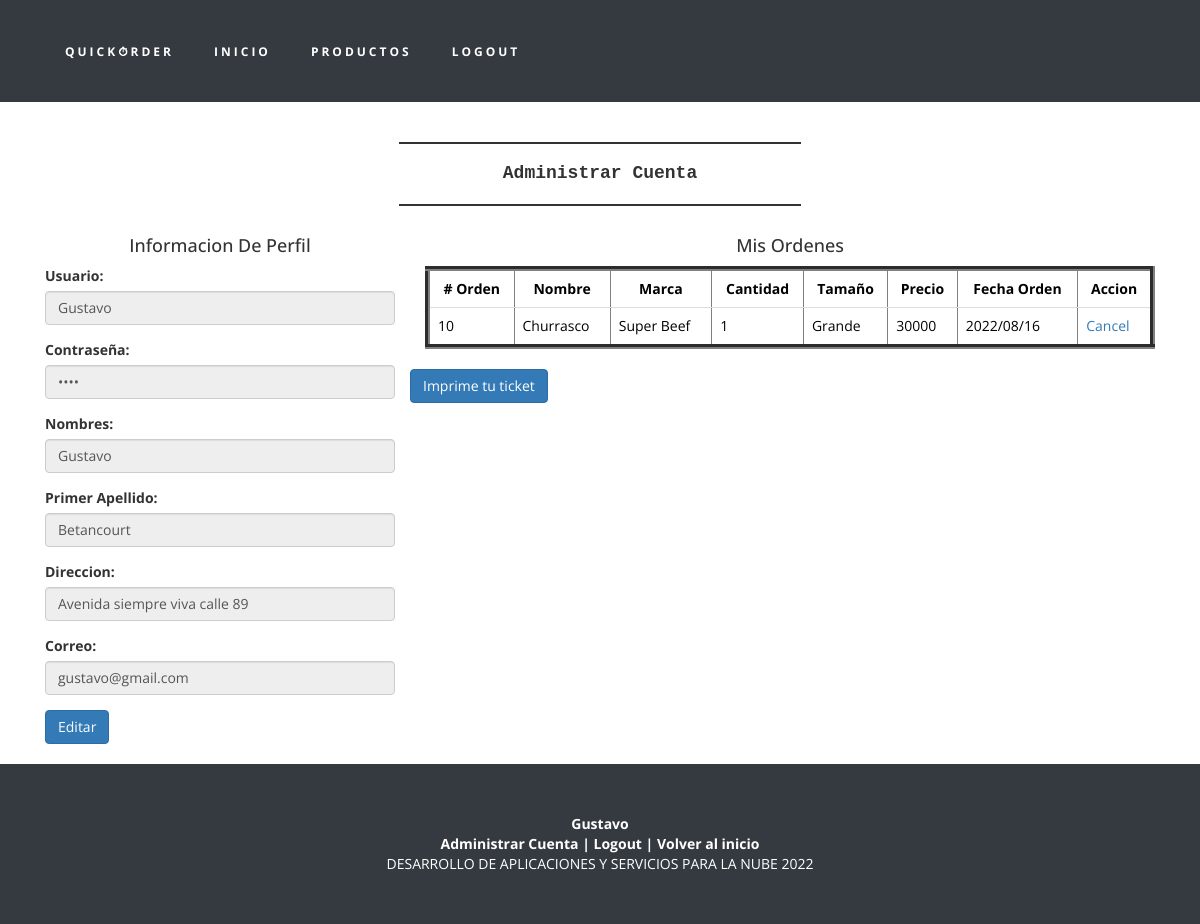
The app's page /CuentaManejo.php (signed in) with its own data.
### tables this page shows
CREATE TABLE `usuarios` (
  `CustomerID` int(11) NOT NULL,
  `Username` varchar(30) DEFAULT NULL,
  `Password` varchar(30) DEFAULT NULL,
  `Role` varchar(30) DEFAULT NULL,
  `nombres` varchar(30) DEFAULT NULL,
  `apellidos` varchar(30) DEFAULT NULL,
  `direccion` varchar(30) DEFAULT NULL,
  `correo` varchar(30) DEFAULT NULL
);

CREATE TABLE `ordenes` (
  `OrderID` int(11) NOT NULL,
  `ProductID` int(11) DEFAULT NULL,
  `CustomerID` int(11) DEFAULT NULL,
  `adicionales` varchar(30) DEFAULT NULL,
  `detalle` varchar(30) DEFAULT NULL,
  `fechapedido` varchar(30) DEFAULT NULL
);

CREATE TABLE `productos` (
  `ProductID` int(11) NOT NULL,
  `nombre` varchar(30) DEFAULT NULL,
  `marca` varchar(30) DEFAULT NULL,
  `tamano` varchar(30) DEFAULT NULL,
  `adicional` varchar(30) DEFAULT NULL,
  `precio` varchar(30) DEFAULT NULL,
  `categoria` varchar(30) DEFAULT NULL,
  `nombimagen` varchar(50) DEFAULT NULL,
  `imagen` longblob DEFAULT NULL
);

### CuentaManejo.php (the view, shortened to what this page needs)
<!DOCTYPE html>
<html lang="en">
<head>
    <link href="css/bootstrap.min.css" rel="stylesheet">
    <link href="css/business-casual.css" rel="stylesheet">
	<?php
		require 'Connection.php';
		$Username = null;
		if(!empty($_SESSION["Username"]))
		{
			$Username = $_SESSION["Username"];
		}
		$sql = "select * from usuarios where Username = '".$Username."' and Password = '".$_SESSION['Password']."'";
		$Res = mysqli_query($Conn,$sql);
		while($Rows = mysqli_fetch_array($Res))
		{
			$C_ID = $Rows[0];
			$C_Username = $Rows[1];
			$C_Password = $Rows[3];
			$C_nombres = $Rows[4];
			$C_apellidos = $Rows[5];
			$C_direccion = $Rows[6];
			$C_correo = $Rows[7];
		}
	?>
</head>
<body>
    <nav class="navbar navbar-default" role="navigation">
        <div class="container">
            <div class="collapse navbar-collapse" id="bs-example-navbar-collapse-1">
                <ul class="nav navbar-nav">
                	<li><a href="#">Quick⏱rder</a></li>
                	<li><a href="index.php">Inicio</a></li>
					<li><a href="productos.php">Productos</a></li>
					<?php if($Username == null){echo '<li><a href="Login.php?Role=User">Ingresar</a></li>';} else {echo '<li><a href="Logout.php">Logout</a></li>';} ?>
                </ul>
            </div>
        </div>
    </nav>
    <div class="container">
        <div class="row">
            <div class="box">
                <div class="col-lg-12">
						<hr>
						<h2 class="intro-text text-center">Administrar Cuenta</h2>
						<hr>
					<div class="col-md-4">
							<form role="form" action="Register.php?ActionType=Edit&Loc=MA&ID=<?php echo $C_ID; ?>" method="POST">
							<h4 style="text-align: center">Informacion De Perfil</h4>
							<div class="form-group">
							  <label for="username">Usuario:</label>
							  <input type="text" name="Username" class="form-control" id="Username" value="<?php echo $C_Username; ?>" disabled>
							</div>
							<div class="form-group">
							  <label for="Password">Contraseña:</label>
							  <input type="Password" name="Password" class="form-control" id="Password" value="<?php echo $C_Password; ?>" disabled>
							</div>
							<div class="form-group">
							  <label for="nombres">Nombres:</label>
							  <input type="text" name="nombres" class="form-control" id="nombres" value="<?php echo $C_nombres; ?>" disabled>
							</div>
							<div class="form-group">
							  <label for="apellidos">Primer Apellido:</label>
							  <input type="text" name="apellidos" class="form-control" id="apellidos" value="<?php echo $C_apellidos; ?>" disabled>
							</div>
							<div class="form-group">
							  <label for="direccion">Direccion:</label>
							  <input type="text" name="direccion" class="form-control" id="direccion" value="<?php echo $C_direccion; ?>" disabled>
							</div>
							<div class="form-group">
							  <label for="correo">Correo:</label>
							  <input type="correo" name="correo" class="form-control" id="correo" value="<?php echo $C_correo; ?>" disabled>
							</div>
							<button type="submit" class="btn btn-primary">Editar</button>
						</form>
					</div>
					<div class="col-md-8">
						<h4 style="text-align: center">Mis Ordenes</h4>
						<div class="table-responsive">
							<table border="5px" class="table">
								<tr style="text-align: center; color: Black; font-weight: bold;">
									<td># Orden</td>
									<td>Nombre</td>
									<td>Marca</td>
									<td>Cantidad</td>
									<td>Tamaño</td>
									<td>Precio</td>
									<td>Fecha Orden</td>
									<td>Accion</td>
								</tr>
								<?php
								$sqlI = "SELECT ordenes.OrderID, productos.nombre, productos.marca, ordenes.adicionales, " .
								" ordenes.detalle, productos.precio, ordenes.fechapedido FROM productos RIGHT JOIN " .
								" ordenes on ordenes.ProductID = productos.ProductID WHERE ordenes.CustomerID = $C_ID ORDER BY ordenes.OrderID";
								$Resulta = mysqli_query($Conn,$sqlI);
								while($Rows = mysqli_fetch_array($Resulta)):;
								?>
								<tr style="color: black">
								<td><?php echo $Rows[0]; ?></td>
								<td><?php echo $Rows[1]; ?></td>
								<td><?php echo $Rows[2]; ?></td>
								<td><?php echo $Rows[3]; ?></td>
								<td><?php echo $Rows[4]; ?></td>
								<td><?php echo $Rows[5]; ?></td>
								<td><?php echo $Rows[6]; ?></td>
								<td>
								<a href="#" onclick="OrderOnclick(<?php echo $Rows[0]; ?>);">Cancel</a>
								</td>
								<?php endwhile; ?>
								</tr>
							</table>
						</div>
					</div>
					<button type="button" class="btn btn-primary""><a href="ticket.php" style="color:white; text-decoration:none;">Imprime tu ticket</a></button>
                </div>
            </div>
        </div>
    </div>
    <footer>
        <div class="container-fluid">
            <div class="row">
                <div class="footer col-lg-12 text-center">
                    <p>
                    <?php echo '<strong>'.$Username.'</strong>'; ?>
                    <br>
                    <strong>
                    <?php if($Username != null){echo '<a href="CuentaManejo.php?Role=User">Administrar Cuenta</a> |';} ?>
                    <?php if($Username == null){echo '<a href="Login.php?Role=User">Ingresar</a>';} else {echo '<a href="Logout.php">Logout</a>';} ?> |
                    <a href="#">Volver al inicio</a>
                    </strong><br>
                    DESARROLLO DE APLICACIONES Y SERVICIOS PARA LA NUBE 2022
                    </p>
                </div>
            </div>
        </div>
    </footer>
</body>
</html>

### css/business-casual.css (style rules this page uses)
body { font-family: "Open Sans","Helvetica Neue",Helvetica,Arial,sans-serif; -webkit-background-size: cover; -moz-background-size: cover; background-size: cover; -o-background-size: cover; }
.intro-text { font-size: 18px; font-family: monospace; font-weight: bolder; }
hr { max-width: 400px; border-color: #ff0000; border: 1px solid; }
.navbar-nav { text-transform: uppercase; font-weight: 400; letter-spacing: 3px; }
footer { background: #fff; background: rgba(255,255,255,0.9); margin-top: 20px; }
footer p { margin: 0; padding: 50px 0; color: white; }
footer p a { margin: 0; font-size: 14px; color: white; }
@media screen and (min-width:768px) { .navbar { border-radius: 0; } }
@media screen and (min-width:768px) { .navbar, .footer { min-height: 0; background-color: #343a40; } }
@media screen and (min-width:768px) { .navbar-default { border: none; background: #fff; background-color: #343a40; } }
@media screen and (min-width:768px) { .navbar-default .navbar-nav>li>a { color: white; font-weight:bold; } }
@media screen and (min-width:768px) { .nav>li>a { padding: 35px; color: white; } }
@media screen and (min-width:768px) { .navbar-nav>li>a { line-height: normal; } }
@media screen and (min-width:768px) { .navbar-nav { display: flex; float: none; margin: 0 auto; table-layout: fixed; font-size: 12px; } }
@media screen and (min-width:1200px) { .box:after { content: ''; display: table; clear: both; } }

### records on screen
usuarios: Username "Gustavo", nombres "Gustavo", apellidos "Betancourt", direccion "Avenida siempre viva calle 89", correo "gustavo@gmail.com"
ordenes: OrderID "10", ProductID.nombre "Churrasco", ProductID.marca "Super Beef", adicionales "1", detalle "Grande", ProductID.precio "30000", fechapedido "2022/08/16"

### other values on screen
$Username "Gustavo"
